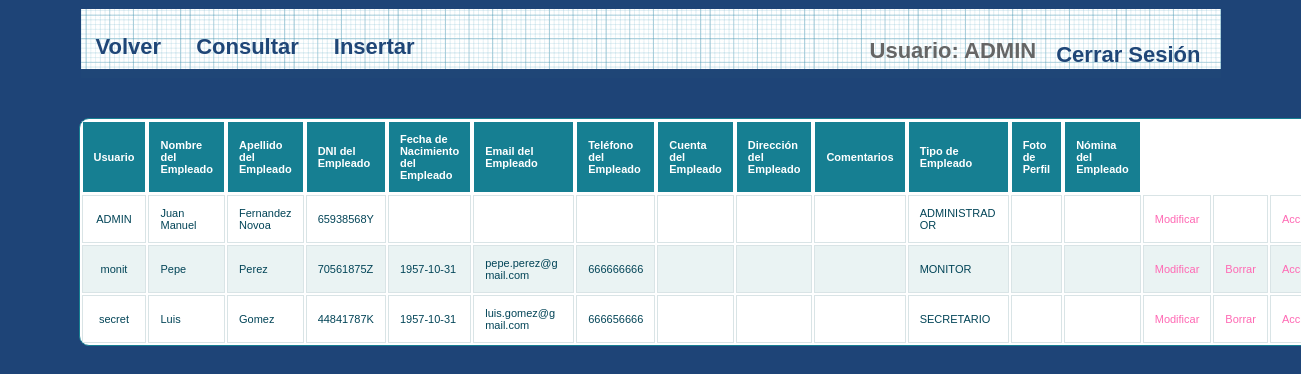
Page /et3_iu/Controllers/EMPLEADO_Controller.php (signed in) on the committed database.
### tables this page shows
CREATE TABLE IF NOT EXISTS `EMPLEADOS` (
  `EMP_USER` varchar(25) NOT NULL,
  `EMP_PASSWORD` varchar(128) NOT NULL,
  `EMP_NOMBRE` varchar(25) DEFAULT NULL,
  `EMP_APELLIDO` varchar(50) DEFAULT NULL,
  `EMP_DNI` varchar(10) DEFAULT NULL,
  `EMP_FECH_NAC` date DEFAULT NULL,
  `EMP_EMAIL` varchar(50) DEFAULT NULL,
  `EMP_TELEFONO` int(15) DEFAULT NULL,
  `EMP_CUENTA` varchar(60) DEFAULT NULL,
  `EMP_DIRECCION` varchar(80) DEFAULT NULL,
  `EMP_COMENTARIOS` varchar(1000) DEFAULT NULL,
  `EMP_TIPO` int(10) DEFAULT NULL,
  `EMP_ESTADO` enum('Activo','Inactivo') DEFAULT NULL,
  `EMP_FOTO` varchar(500) DEFAULT NULL,
  `EMP_NOMINA` varchar(500) DEFAULT NULL
);

CREATE TABLE IF NOT EXISTS `ROL` (
`ROL_ID` int(10) NOT NULL,
  `ROL_NOM` varchar(80) DEFAULT NULL
);

### et3_iu/Models/EMPLEADO_Model.php (called while the page is built, shortened)
<?php
include '../Functions/LibraryFunctions.php';
class EMPLEADOS_Modelo
{
	var $mysqli;
function ConectarBD()
{
    $this->mysqli = new mysqli("localhost", "iu2016", "iu2016", "IU2016");
}
	function ConsultarTodo()
	{
		$sql = "select * from EMPLEADOS";
		if (!($resultado = $this->mysqli->query($sql))){
			return 'Error en la consulta sobre la base de datos';
		}
		else{
			$toret=array();
			$i=0;
			while ($fila= $resultado->fetch_array()) {
				$toret[$i]=$fila;
				$i++;
			}
			return $toret;
		}
	}
}
?>

### et3_iu/Functions/LibraryFunctions.php (called while the page is built, shortened)
<?php
function ConsultarNOMRol($ROL_ID) {
    $mysqli = new mysqli("localhost", "iu2016", "iu2016", "IU2016");
    $sql = "SELECT ROL_NOM FROM ROL WHERE ROL_ID='" . $ROL_ID . "'";
    $result = $mysqli->query($sql)->fetch_array();
    return $result['ROL_NOM'];
}
                    ?><a style="font-size:20px;" href='../Controllers/EMPLEADO_Controller.php'><?php echo $strings['Gestión de Empleados'] ?></a><br><br>  <?php

### et3_iu/Views/EMPLEADO_SHOW_ALL_Vista.php (the view, shortened to what this page needs)
<?php
class EMPLEADOS_Show{
private $datos;
private $volver;
function __construct($array, $volver){
	$this->datos = $array;
	$this->volver = $volver;
	$this->render();
}
function render(){
?>
?> <head>
	<link rel="stylesheet" href="../Styles/styles.css" type="text/css" media="screen" />
	<link rel="stylesheet" type="text/css" href="../Styles/print.css" media="print" />
	</head>
	<div id="wrapper">
		<nav>
			<div class="menu">
				<ul>
					<li><a href="../Functions/Desconectar.php"><?php echo  $strings['Cerrar Sesión']; ?></a></li>
					<li><?php echo $strings['Usuario'].": ". $_SESSION['login']; ?></li>
				</ul>
				<?php echo '<a href=\'' . $this->volver . "'>" . $strings['Volver'] . " </a>"; ?></li>
				<a href='./EMPLEADO_Controller.php?accion=<?php echo $strings['Consultar']?>'><?php echo $strings['Consultar']?></a>
				<a href='./EMPLEADO_Controller.php?accion=<?php echo $strings['Insertar']?>'><?php echo $strings['Insertar']?></a>
			</div>
		</nav>
<?php
	$lista = array('EMP_USER','EMP_NOMBRE', 'EMP_APELLIDO', 'EMP_DNI','EMP_FECH_NAC', 'EMP_EMAIL',  'EMP_TELEFONO', 'EMP_CUENTA', 'EMP_DIRECCION', 'EMP_COMENTARIOS', 'EMP_TIPO','EMP_FOTO','EMP_NOMINA');
?>
	<br><br>
	<table id="btable" class="responstable" border = 1>
	<tr>
<?php
	foreach($lista as $titulo){
	if($titulo==='EMP_DIRECCION') {
		echo "<th colspan='2'>";
	}
	else {
		echo "<th>";
	}
		?>
<?php
		echo $strings[$titulo];
?>
		</th>
<?php
	}
?>
	</tr>
<?php
for ($j=0;$j<count($this->datos);$j++){
if ($this->datos[$j]['EMP_ESTADO']!=='Inactivo'){
echo "<tr>";
foreach ($this->datos [$j] as $clave => $valor) {
	for ($i = 0; $i < count($lista); $i++) {
		?>
		<?php
		if ($clave === $lista[$i]) {
			if($clave==='EMP_DIRECCION') {
				echo "<td colspan='2'>";
			}
			else {
				echo "<td>";
			}
			if( ($clave==='EMP_FOTO' ||$clave==='EMP_NOMINA') ){
				if(is_file($valor)) {
					echo "<a target='_blank' href='" . $valor . "'>".$strings['Ver']."</a>";
				}
			}
			else
				if($clave==='EMP_TIPO') {
if(isset($strings[ConsultarNOMRol($valor)])){
					echo $strings[ConsultarNOMRol($valor)];}
					else{
						echo ConsultarNOMRol($valor);
					}
				}
				else {
			echo $valor;
			}
			echo "</td>";
		}
		?>
		<?php
	}
}
?>
		<td>
			<a href='EMPLEADO_Controller.php?EMP_USER=<?php echo $this->datos[$j]['EMP_USER'] . '&accion='.$strings['Modificar']; ?>'><?php echo $strings['Modificar'] ?></a>
		</td>
		<td>
			<?php if ($this->datos[$j]['EMP_USER']!=='ADMIN'){?>
			 <a href='EMPLEADO_Controller.php?EMP_USER=<?php echo $this->datos[$j]['EMP_USER'] . '&accion='.$strings['Borrar']; ?>'><?php echo $strings['Borrar'] ?></a>
		<?php } ?>
		</td>
		<td>
			<a href='EMPLEADO_Controller.php?EMP_USER=<?php echo $this->datos[$j]['EMP_USER'] . '&accion='.$strings['Modificar acciones']; ?>'><?php echo $strings['Modificar acciones']?></a>
		</td>
		</tr>
			<?php
			}
}
?>
	</table>
</div>
<?php
}
}

### et3_iu/Controllers/EMPLEADO_Controller.php (shortened to what this page needs)
<?php
include '../Models/EMPLEADO_Model.php';
	Switch ($_REQUEST['accion']){
		default:
			if (!isset($_REQUEST['EMP_USER'])){
				$usuario = new EMPLEADOS_Modelo('','', '', '', '', '', '', '', '','','', '', '', '', '');
			}
			else{
				$usuario = get_data_form();
			}
				$datos = $usuario->ConsultarTodo();
			if(!tienePermisos('EMPLEADOS_Show')){
				new Mensaje('No tienes los permisos necesarios','../Views/DEFAULT_Vista.php');
			}
			else {
				new EMPLEADOS_Show($datos, '../Views/DEFAULT_Vista.php');
			}
	}
?>

### et3_iu/Styles/styles.css (style rules this page uses)
* { margin: 0; padding: 0; }
ul li { list-style-type:none; }
header, footer, section, aside, nav, article { display: block; }
#wrapper { width: 1140px; margin: 0 auto; margin-top: 5px; margin-bottom: 5px; }
nav { width: 1140px; height: 69px; margin: 0 auto; background: #1F4677 url(../images/blueprintpaper.png) repeat-x; }
a:link, a:visited { color:hotpink; text-decoration: none; }
li { padding-left: 5px; }
nav .menu { font-size: 22px; font-weight: bold; }
nav .menu ul { margin: 0; padding: 25px 0 0 20px; list-style: none; line-height: normal; }
nav .menu li { display: block; float: right; }
nav .menu a { display: block; margin-right: 5px; padding: 0px 15px; text-decoration: none; color: #1F4677; float:left; }
table { white-space: normal; line-height: normal; font-weight: normal; font-size: small; font-style: normal; color: black; text-align: center; font-variant: normal; border-color: gray; background-color: white; }
#btable { white-space: normal; line-height: normal; font-weight: normal; font-size: 11px; font-style: normal; color: black; text-align: center; font-variant: normal; border-color: gray; background-color: white; margin-left: -2px; }
#btable { width: 100%; overflow: hidden; background: #FFF; color: #024457; border-radius: 10px; border: 1px solid #167F92; }
#btable tr { border: 1px solid #D9E4E6; }
#btable tr:nth-child(odd) { background-color: #EAF3F3; }
#btable th { display: none; border: 1px solid #FFF; background-color: #167F92; color: #FFF; padding: 1em; }
#btable th:first-child { display: table-cell; text-align: center; }
#btable th:nth-child(2) { display: table-cell; }
#btable th:nth-child(2):after { content: attr(data-th); }
@media (min-width: 480px) { #btable th:nth-child(2):after { display: none; } }
#btable td { display: block; word-wrap: break-word; max-width: 7em; }
#btable td:first-child { display: table-cell; text-align: center; border-right: 1px solid #D9E4E6; }
@media (min-width: 480px) { #btable td { border: 1px solid #D9E4E6; } }
#btable th, #btable td { text-align: left; margin: .5em 1em; }
@media (min-width: 480px) { #btable th, #btable td { display: table-cell; padding: 1em; } }
#content p, ul, ol, hr { margin-bottom: 24px; }
* { margin-top: 4px; }

### et3_iu/Styles/print.css (style rules this page uses)
a { text-decoration : underline; color : #0000ff; }
a:link:after, a:visited:after { content: " (" attr(href) ") "; font-size: 70%; }
nav, footer, header, aside { display : none; }

### rows in the picture
empleados: EMP_USER "ADMIN", EMP_NOMBRE "Juan Manuel", EMP_APELLIDO "Fernandez Novoa", EMP_DNI "65938568Y", EMP_ESTADO "Activo" (drawn), EMP_TIPO.ROL_NOM "ADMINISTRADOR"
empleados: EMP_USER "monit", EMP_NOMBRE "Pepe", EMP_APELLIDO "Perez", EMP_DNI "70561875Z", EMP_FECH_NAC "1957-10-31", EMP_EMAIL "pepe.perez@gmail.com", EMP_TELEFONO "666666666", EMP_ESTADO "Activo" (drawn), EMP_TIPO.ROL_NOM "MONITOR"
empleados: EMP_USER "secret", EMP_NOMBRE "Luis", EMP_APELLIDO "Gomez", EMP_DNI "44841787K", EMP_FECH_NAC "1957-10-31", EMP_EMAIL "luis.gomez@gmail.com", EMP_TELEFONO "666656666", EMP_ESTADO "Activo" (drawn), EMP_TIPO.ROL_NOM "SECRETARIO"

### other values in the picture
$strings['Cerrar Sesión'] "Cerrar Sesión"
$strings['Usuario'] "Usuario"
$_SESSION['login'] "ADMIN"
$strings['Volver'] "Volver"
$strings['Consultar'] "Consultar"
$strings['Insertar'] "Insertar"
$strings[$titulo] "Usuario"
$strings[$titulo] "Nombre del Empleado"
$strings[$titulo] "Apellido del Empleado"
$strings[$titulo] "DNI del Empleado"
$strings[$titulo] "Fecha de Nacimiento del Empleado"
$strings[$titulo] "Email del Empleado"
$strings[$titulo] "Teléfono del Empleado"
$strings[$titulo] "Cuenta del Empleado"
$strings[$titulo] "Dirección del Empleado"
